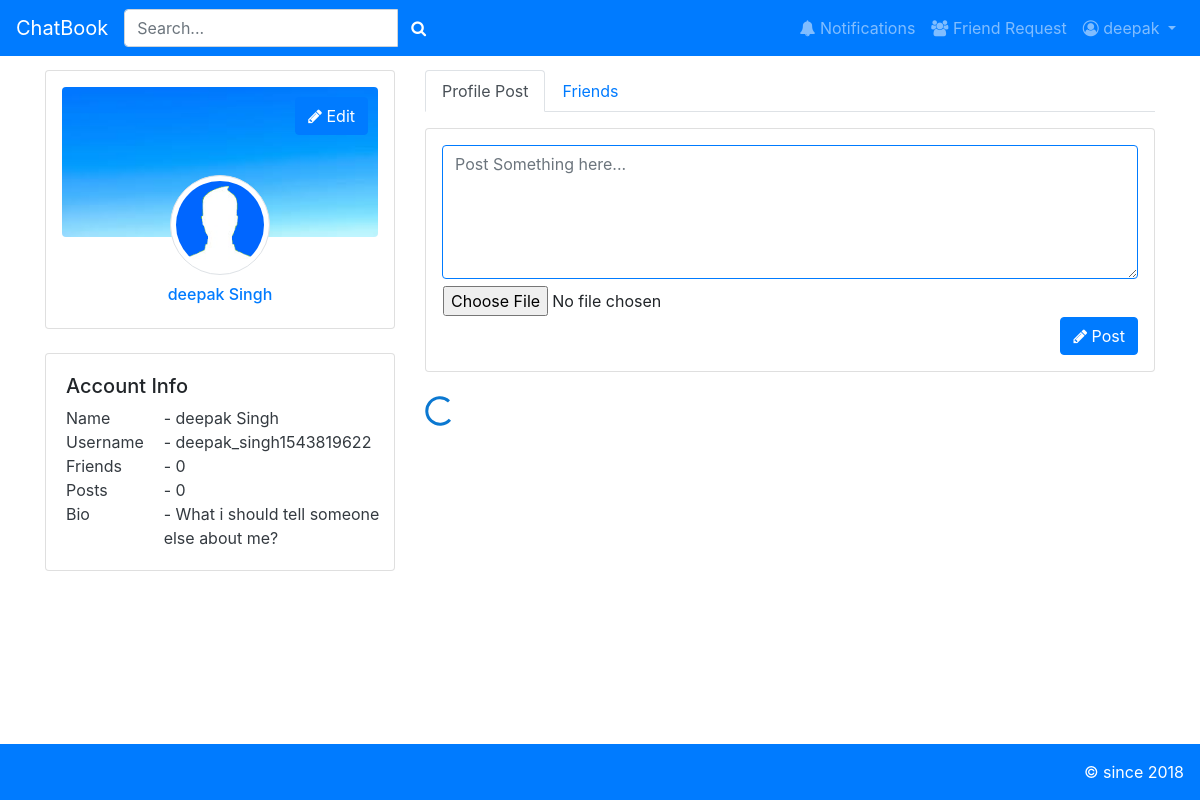
The app's page /profile.php?profile_username=deepak_singh1543819622 (signed in) with its own data.
### tables this page shows
CREATE TABLE IF NOT EXISTS `users` (
  `first_name` varchar(25) NOT NULL,
  `last_name` varchar(25) NOT NULL,
  `username` varchar(60) NOT NULL,
  `email` varchar(100) NOT NULL,
  `password` varchar(100) NOT NULL,
  `signup_date` timestamp NOT NULL DEFAULT CURRENT_TIMESTAMP,
  `profile_pic` varchar(255) NOT NULL,
  `cover_pic` varchar(255) NOT NULL,
  `deactivate_account` tinyint(1) NOT NULL DEFAULT '0',
  `friend_array` text,
  `phone_no` varchar(10) DEFAULT NULL,
  `gender` varchar(6) DEFAULT NULL,
  `birthday` date DEFAULT NULL,
  `city` varchar(100) DEFAULT NULL,
  `state` varchar(100) DEFAULT NULL,
  `country` varchar(100) DEFAULT NULL,
  `school` varchar(255) DEFAULT NULL,
  `college` varchar(255) DEFAULT NULL,
  `bio` tinytext,
  `is_online` tinyint(1) NOT NULL DEFAULT '0',
  PRIMARY KEY (`username`),
  UNIQUE KEY `username` (`username`)
);

### includes/classes/User.php (called while the page is built, shortened)
<?php
	class User {
		private $conn;
		private $username;
		private $user_details;
		function __construct($conn, $username){
			$this->conn = $conn;
			$this->username = $username;
			$query = mysqli_query($this->conn, "SELECT * FROM users WHERE username='$this->username'");
			$this->user_details = mysqli_fetch_array($query);
		}
		public function getUsername() { return $this->username; }
		public function getFirstName() { return $this->user_details['first_name']; }
		public function getFirstAndLastName() { return $this->user_details['first_name'] . " " . $this->user_details['last_name']; }
		public function getBio() { return $this->user_details['bio']; }
		public function getCoverPic() { return $this->user_details['cover_pic']; }
		public function getProfilePic() { return $this->user_details['profile_pic']; }
		public function getFriendArrayText() {
			$query = mysqli_query($this->conn, "SELECT friend_array FROM users WHERE username='$this->username'");
			$row = mysqli_fetch_array($query);
			return $row['friend_array'];
		}
		public function getFriendArray() {
			$friend_array = explode(",", $this->getFriendArrayText());
			return $friend_array;
		}
		public function getNumOfFriends() { return count($this->getFriendArray())-2; }
		public function getNumOfPosts() {
			$query = mysqli_query($this->conn, "SELECT COUNT(*) as numPosts FROM posts WHERE user_from='$this->username' and deleted=0");
			$row = mysqli_fetch_array($query);
			return $row['numPosts'];
		}
	}
?>

### profile.php (the view, shortened to what this page needs)
<!DOCTYPE html>
<html>
	<head>
		<?php
			include("header.php");
			if ($user->isUser($_REQUEST['profile_username'])){
				$profile_user = new User($conn, $_REQUEST['profile_username']);
			} else {
				header('Location: index.php');
			}
		?>
	</head>
<body onbeforeunload="countPage();">
	<div role="main" class="container">
		<div class="row">
			<div class="col-md-4">
				<div class="card profile-card shadow p-3 mb-4 bg-white rounded">
				  <div class="profile-card-img-block">
				    <img class='rounded cover-img' src='<?php echo $profile_user->getCoverPic(); ?>'>
				    <?php
				    	if($profile_user->getUsername() == $user->getUsername()){
				    		echo "<a href='settings.php' class='btn-over-img btn btn-primary float-right'><i class='fa fa-pencil'></i>&nbsp;Edit</a>";
				    	}
				    ?>
				  </div>
				  <div class="profile-card-body pt-5">
				    <img src="<?php echo $profile_user->getProfilePic(); ?>" alt="profile-image" class="profile border border-default padding-5-circle"/>
				    <center><h6 class="text-primary"><?php echo $profile_user->getFirstAndLastName(); ?></h6></center>
				  </div>
				</div>
				<?php
				  $profile_fullname = "<div class='row text-dark'><div class='col-4 pr-0'>Name </div><div class='col-8 px-0 float-left'>- " . $profile_user->getFirstAndLastName() . "</div></div>";
				  $profile_user_username = "<div class='row text-dark'><div class='col-4 pr-0'>Username </div><div class='col-8 px-0 float-left'>- " . $profile_user->getUsername() . "</div></div>";
				  $profile_user_friend_count = "<div class='row text-dark'><div class='col-4 pr-0'>Friends </div><div class='col-8 px-0 float-left'>- " . $profile_user->getNumOfFriends() . "</div></div>";
				  $profile_user_post_count = "<div class='row text-dark'><div class='col-4 pr-0'>Posts </div><div class='col-8 px-0 float-left'>- " . $profile_user->getNumOfPosts() . "</div></div>";
				  if($profile_user->getBio() != '')
				  	$profile_bio = "<div class='row text-dark'><div class='col-4 pr-0'>Bio </div><div class='col-8 px-0 float-left'>- " . $profile_user->getBio() . "</div></div>";
				  else
				  	$profile_bio = "";
				  echo "<div class='card mb-3'><div class='card-body'><div class='row col-12'><h5>Account Info</h5></div>" . $profile_fullname . $profile_user_username . $profile_user_friend_count . $profile_user_post_count . $profile_bio . "</div></div>";
				?>
			</div>
			<div class="col-md-8">
				<ul class="nav nav-tabs mb-3">
				  <li class="nav-item">
				    <a class="nav-link active" data-toggle="tab" href="#profile_post_box">Profile Post</a>
				  </li>
				  <li class="nav-item">
				    <a class="nav-link" data-toggle="tab" href="#friend_box">Friends</a>
				  </li>
				</ul>
				<div class="tab-content mb-2">
				  <div class="tab-pane active" id="profile_post_box">
				  	<div class="card shadow p-3 mb-4 bg-white rounded post_block">
						  <div class="form-group">
						    <textarea id="postBody" class="form-control border border-primary" rows="5" maxlength="60000" id="post" placeholder="Post Something here..." style="min-height:100px;max-height:200px;"></textarea>
						    <div class="form-row">
						      <div class="col">
						        <input type="file" id="postImage"  class="form-control-file btn float-left pl-0 pb-0" accept="image/*">
						        <button type="submit" class="btn btn-primary float-right" id='sendPostBtn'><i class="fa fa-pencil"></i>&nbsp;Post</button>
						      </div>
						    </div>
						  </div>
						</div>
						<img id="loading" src="assets/images/icons/loading.gif">
				  </div>
				</div>
			</div>
		</div>
	</div>
  <?php include("footer.php"); ?>
</body>
</html>

### header.php (shortened to what this page needs)
<link rel="stylesheet" href="https://cdnjs.cloudflare.com/ajax/libs/font-awesome/4.7.0/css/font-awesome.min.css">
<link rel="stylesheet" href="https://maxcdn.bootstrapcdn.com/bootstrap/4.0.0/css/bootstrap.min.css">
<link rel="stylesheet" href="https://cdnjs.cloudflare.com/ajax/libs/croppie/2.6.2/croppie.css">
<link href="https://cdn.jsdelivr.net/npm/gijgo@1.9.10/css/gijgo.min.css" rel="stylesheet" type="text/css" />
<link rel="stylesheet" type="text/css" href="assets/css/header.css">
<?php
  require('includes/classes/User.php');
  require('includes/classes/Notification.php');
  require('config/config.php');
  if (isset($_SESSION['username'])){
    $user = new User($conn, $_SESSION['username']);
  } else {
    header("Location: registration.php");
  }
  $user = new User($conn, $user->getUsername());
  $user->setOnline();
?>
<nav class="mb-4 navbar navbar-expand-lg navbar-dark bg-primary fixed-top">
  <a class="navbar-brand" href="index.php">ChatBook</a>
  <div class="collapse navbar-collapse" id="navbarSupportedContent-3">
    <div class="form-inline searchform">
      <div class="input-group" style="width:100%;">
        <input type="text" class="form-control dropdown" onkeyup="SearchUser(this)" name="q" placeholder="Search..." autocomplete="off" id="searchuser" value="" style="width: auto;">
        <div class="input-group-postpend">
          <button id='searchUserBtn' class="btn btn-primary float-right" type="submit"><i class="fa fa-search"></i></button>
        </div>
      </div>
    </div>
    <ul class="navbar-nav ml-auto">
      <li class="nav-item">
        <a class="nav-link" href="notification.php"><i class="fa fa-bell"></i>&nbsp;Notifications
        </a>
      </li>
      <li class="nav-item">
        <a class="nav-link" href="friend_request.php"><i class="fa fa-users"></i>&nbsp;Friend Request
        </a>
      </li>
    </ul>
    <ul class="navbar-nav nav-flex-icons">
      <li class="nav-item dropdown">
        <a class="nav-link dropdown-toggle" id="navbarDropdownMenuLink" data-toggle="dropdown" aria-haspopup="true" aria-expanded="false">
          <i class="fa fa-user-circle-o"></i>&nbsp;<?php echo $user->getFirstName(); ?>
        </a>
      </li>
    </ul>
  </div>
</nav>
<div class="empty-70-height"></div>

### footer.php (shortened to what this page needs)
<div class="container-fluid p-0">
	<div class="footer p-3 bg-primary">
		<p class="text-white mb-0 float-right">&copy since 2018</p>
	</div>
</div>

### assets/css/header.css (style rules this page uses)
div { word-wrap: break-word; }
.form-group, .table { margin-bottom: 0px; }
.empty-70-height { min-height: 70px; }
.padding-5-circle { background-color: #fff; padding: 5px; border-radius: 50%; }
.cover-img { height: 100%; width: 100%;" }

### profile.php (style rules this page uses)
.profile-card .profile-card-img-block { float:left; width:100%; height:150px; overflow:hidden; }
.profile-card .profile-card-body { position:relative; }
.profile-card .profile { position: absolute; top: -62px; left: 50%; width:100px; margin-left: -50px; }
.profile-card .profile-card-img-block { position:relative; }
.profile-card .profile-card-img-block .btn-over-img { position: relative; top: -140px; right: 10px; }

### footer.php (style rules this page uses)
.footer { position: fixed; bottom: 0px; width: 100%; }

### records on screen
users: first_name "deepak", cover_pic (picture), profile_pic (picture), $profile_user->getFirstAndLastName() "deepak Singh", friend_array "0", bio "What i should tell someone else about me?"

### other values on screen
$profile_user->getUsername() "deepak_singh1543819622"
$profile_user->getNumOfPosts() "0"
